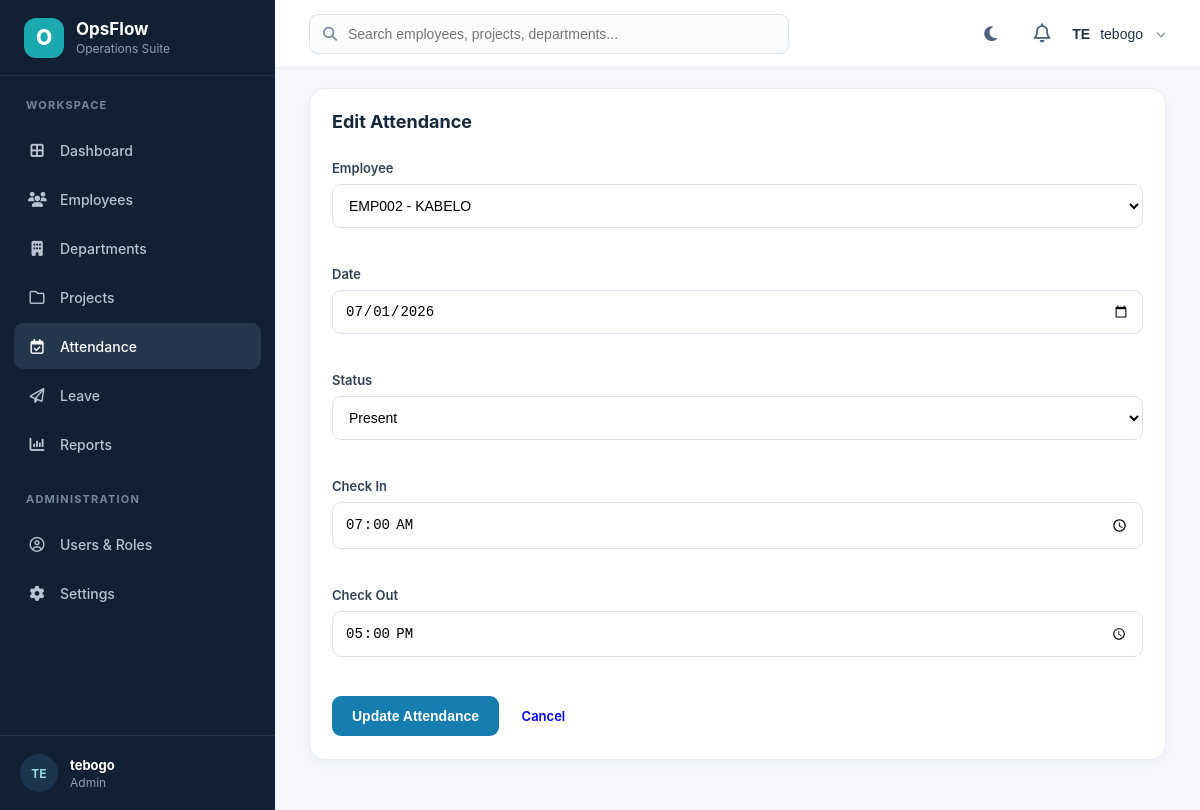
/Attendance/edit.php?id=1 (signed in), run on the app's committed database.
### tables this page shows
CREATE TABLE `attendance` (
  `id` int(11) NOT NULL,
  `employee_id` int(11) NOT NULL,
  `attendance_date` date NOT NULL,
  `status` enum('Present','Absent','Late','Leave') NOT NULL,
  `check_in` time DEFAULT NULL,
  `check_out` time DEFAULT NULL,
  `remarks` varchar(255) DEFAULT NULL,
  `created_at` timestamp NOT NULL DEFAULT current_timestamp()
);

CREATE TABLE `employees` (
  `id` int(11) NOT NULL,
  `employee_number` varchar(20) NOT NULL,
  `fullname` varchar(100) NOT NULL,
  `gender` enum('Male','Female') DEFAULT NULL,
  `email` varchar(100) NOT NULL,
  `phone` varchar(20) DEFAULT NULL,
  `department` varchar(100) DEFAULT NULL,
  `position` varchar(100) DEFAULT NULL,
  `salary` decimal(10,2) DEFAULT NULL,
  `hire_date` date DEFAULT NULL,
  `status` enum('Active','Inactive','Leave') DEFAULT 'Active',
  `created_at` timestamp NOT NULL DEFAULT current_timestamp()
);

### Attendance/edit.php (the view, shortened to what this page needs)
<?php
require_once("../config/DataBase.php");
$id = (int)$_GET["id"];
$stmt = $conn->prepare("
SELECT *
FROM attendance
WHERE id=?
");
$stmt->bind_param("i",$id);
$stmt->execute();
$result = $stmt->get_result();
$attendance = $result->fetch_assoc();
$employees = $conn->query("
SELECT
id,
employee_number,
fullname
FROM employees
ORDER BY fullname ASC
");
?>
<!DOCTYPE html>
<html lang="en">
<head>
<link rel="stylesheet" href="../Assets/CSS/style.css">
<link rel="stylesheet" href="../Assets/CSS/dashboard.css">
</head>
<body>
<div class="dashboard">
<?php include("../Includes/sidebar.php"); ?>
<div class="main-content">
<?php include("../Includes/header.php"); ?>
<div class="recent">
<h2>Edit Attendance</h2>
<br>
<form action="update.php" method="POST">
<label>Employee</label>
<select name="employee_id" required>
<?php while($emp = $employees->fetch_assoc()){ ?>
<option
value="<?php echo $emp["id"]; ?>"
<?php if($attendance["employee_id"]==$emp["id"]) echo "selected"; ?>>
<?php
echo htmlspecialchars(
$emp["employee_number"] .
" - " .
$emp["fullname"]
);
?>
</option>
<?php } ?>
</select>
<br><br>
<label>Date</label>
<input
type="date"
name="attendance_date"
value="<?php echo $attendance["attendance_date"]; ?>"
required>
<br><br>
<label>Status</label>
<select name="status">
<option
<?php if($attendance["status"]=="Present") echo "selected"; ?>>
Present
</option>
</select>
<br><br>
<label>Check In</label>
<input
type="time"
name="check_in"
value="<?php echo $attendance["check_in"]; ?>">
<br><br>
<label>Check Out</label>
<input
type="time"
name="check_out"
value="<?php echo $attendance["check_out"]; ?>">
<br><br>
<button type="submit">
Update Attendance
</button>
<a href="index.php" class="btn">
Cancel
</a>
</form>
</div>
</div>
</div>
</body>
</html>

### Assets/CSS/style.css (style rules this page uses)
* { box-sizing:border-box }
html,body { margin:0;padding:0 }
body { font-family:Inter,ui-sans-serif,system-ui,-apple-system,BlinkMacSystemFont,"Segoe UI",sans-serif;color:#17263a;background:#f5f7fb }

### Assets/CSS/dashboard.css (style rules this page uses)
.dashboard { min-height:100vh;background:#f5f7fb }
.main-content { margin-left:275px;min-height:100vh;padding:0 34px 50px }
.recent { margin-top:20px;background:#fff;border:1px solid #e6ebf1;border-radius:16px;padding:22px;box-shadow:0 4px 12px rgba(21,42,64,.04) }
.recent h2 { color:#18283b;font-size:18px;margin:0 0 8px }
.btn { display:inline-flex;align-items:center;justify-content:center;gap:7px;padding:10px 15px;border-radius:9px;text-decoration:none;font-weight:600;font-size:13px;margin:3px;border:0;cursor:pointer }
.recent form { max-width:820px }
.recent label { display:block;font-weight:600;margin-bottom:8px;color:#334155;font-size:13px }
.recent input,.recent textarea,.recent select { width:100%;padding:12px;border:1px solid #dce3ec;border-radius:9px;font-size:14px;margin-bottom:18px;box-sizing:border-box;outline:none;background:#fff }
.recent button { background:#167db0;color:#fff;border:0;padding:12px 20px;border-radius:9px;cursor:pointer;font-size:14px;font-weight:600 }

### data on the page
attendance: employee_id "EMP002 - KABELO", attendance_date "07/01/2026", status "Present", check_in "07:00:00", check_out "17:00:00"

### other printed values
substr($_SESSION["fullname"] ?? "U", 0, 2) "TE"
$_SESSION["fullname"] "tebogo"
$role "Admin"
